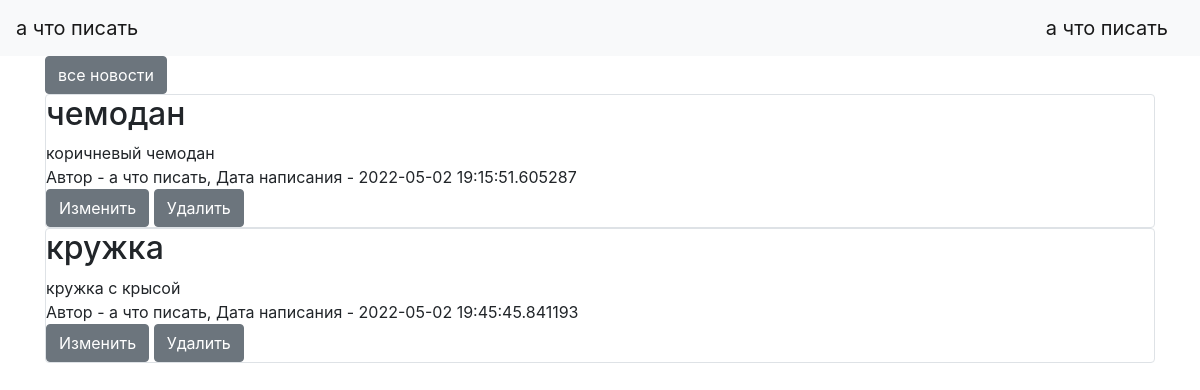
Screenshot of /my_news1 (signed in) with the database file from the repository.
### data/users.py (models this page shows, shortened)
class User(SqlAlchemyBase, UserMixin):
    __tablename__ = 'users'
    id = sqlalchemy.Column(sqlalchemy.Integer, primary_key=True, autoincrement=True)
    name = sqlalchemy.Column(sqlalchemy.String, nullable=True)
    email = sqlalchemy.Column(sqlalchemy.String, index=True, unique=True, nullable=True)
    hashed_password = sqlalchemy.Column(sqlalchemy.String, nullable=True)
    created_date = sqlalchemy.Column(sqlalchemy.DateTime, default=datetime.datetime.now)
    liked_news = sqlalchemy.Column(sqlalchemy.String, default='111')
    number = sqlalchemy.Column(sqlalchemy.String)
    know_num = sqlalchemy.Column(sqlalchemy.String, default='111')
    news = orm.relation("News", back_populates='user')

### data/news.py (models this page shows)
class News(SqlAlchemyBase):
    __tablename__ = 'news'
    id = sqlalchemy.Column(sqlalchemy.Integer, primary_key=True, autoincrement=True)
    title = sqlalchemy.Column(sqlalchemy.String, nullable=True)
    content = sqlalchemy.Column(sqlalchemy.String, nullable=True)
    created_date = sqlalchemy.Column(sqlalchemy.DateTime, default=datetime.datetime.now)
    price = sqlalchemy.Column(sqlalchemy.Integer)
    user_id = sqlalchemy.Column(sqlalchemy.Integer, sqlalchemy.ForeignKey("users.id"))
    user = orm.relation('User')
    categories = orm.relation("Category", secondary="association", backref="news")

### main.py (the view)
@app.route('/my_news1', methods=['GET', 'POST'])
def my_news():
    db_sess = db_session.create_session()
    news = db_sess.query(News)
    return render_template("my_news.html", news=news)

### data/db_session.py (called while the page is built)
def create_session() -> Session:
    global __factory
    return __factory()

### main.py (called while the page is built)
@login_manager.user_loader
def load_user(user_id):
    db_sess = db_session.create_session()
    return db_sess.query(User).get(user_id)

### templates/my_news.html
{% extends "base.html" %}
{% block content %}
    {% if current_user.is_authenticated %}
        <a href="/" class="btn btn-secondary">все новости</a>
    {% endif %}
    {% for item in news %}
            {% if current_user.is_authenticated and current_user == item.user %}
                <div>
                    <div class="col-md6 border rounded">
            <h2>{{ item.title }}</h2>
            <div>
                {{ item.content }}
            </div>
            <div>
                Автор - {{ item.user.name }}, Дата написания - {{ item.created_date }}
            </div>
                    <a href="/news/{{ item.id }}" class="btn btn-secondary">Изменить</a>
                    <a href="/news_delete/{{ item.id }}" class="btn btn-secondary">Удалить</a>
                </div>
            {% endif %}
        </div>
    {% endfor %}
{% endblock %}

### templates/base.html (shortened to what this page needs)
<!doctype html>
<html lang="en">
<head>
    <link rel="stylesheet"
          href="https://stackpath.bootstrapcdn.com/bootstrap/4.4.1/css/bootstrap.min.css"
>
    <link href="https://unpkg.com/aos@2.3.1/dist/aos.css" rel="stylesheet">
</head>
<body>
<header>
    <nav class="navbar navbar-light bg-light">
        <a class="navbar-brand" href="#">а что писать</a>
        {% if current_user.is_authenticated %}
            <a class="navbar-brand" href="/logout">{{ current_user.name }}</a>
        {% else %}
            <p>
                <a class="btn btn-primary " href="/register">Зарегистрироваться</a>
                <a class="btn btn-success" href="/login">Войти</a>
            </p>
        {% endif %}
    </nav>
</header>
<main role="main" class="container">
    {% block content %}{% endblock %}
</main>
</body>
</html>

### rows the page displays
User: name "а что писать"
News: title "чемодан", content "коричневый чемодан", user.name "а что писать", created_date "2022-05-02 19:15:51.605287"
News: title "кружка", content "кружка с крысой", user.name "а что писать", created_date "2022-05-02 19:45:45.841193"
